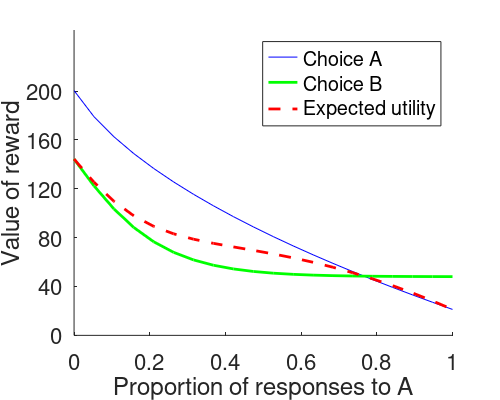

The MATLAB script that drew this image:

clear all
close all

linewidth = 2;
fontsize = 16;
fontweight = 'bold';

x = [1:1:20];
t = 0.215;
r = 0.4;
b = -1.05;
scale = 240;

y1 = t .* sqrt(x) + b;
y2 = 1 ./ (1+exp(- r .* x)) + b - 0.15;

return1 = scale * -y1;
return2 = scale * -y2;

p = 0:1/19:1;

income1 = return1.*p;
income2 = return2.*p(end:-1:1);
income = income1 + income2;

figure; hold on;

plot(p, return1, '-b', p, return2, '-g', 'linewidth', linewidth);
plot(p, income, 'r--', 'linewidth', linewidth);

xlabel('Proportion of responses to A','FontSize', fontsize);
ylabel('Value of reward', 'FontSize', fontsize)
%set(gca, 'FontWeight', 'bold');
legend('Choice A', 'Choice B', 'Expected utility');
set(gca, 'XTick', 0:0.2:1)
set(gca, 'YTick', 0:40:220)
set(gca, 'FontSize', fontsize);

set(gcf, 'PaperUnits', 'inches');
set(gcf, 'PaperSize', [5 4]);
set(gcf, 'PaperPositionMode', 'manual');
set(gcf, 'PaperPosition', [0 0 5 4]);

%print(gcf, '-depsc2', 'rewardstructure.eps');

